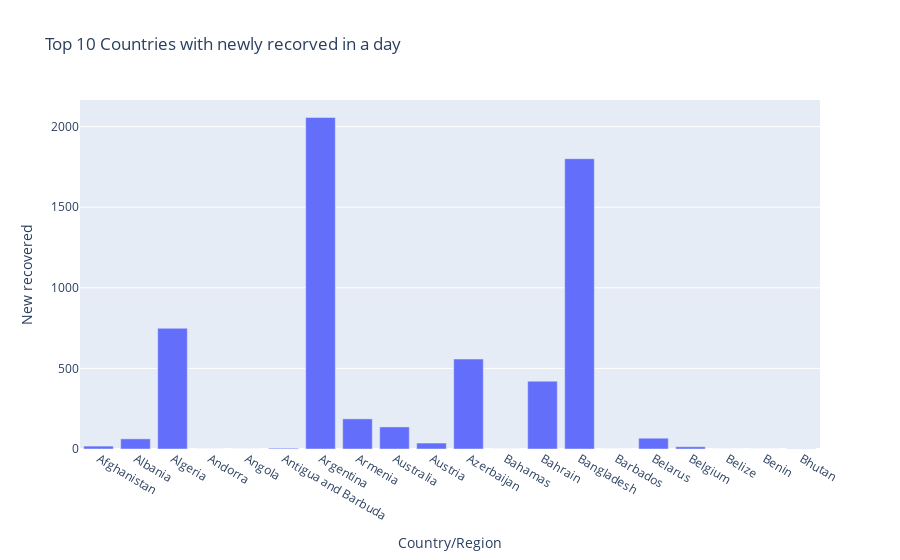

The cell this chart's notebook holds for it:
### Markdown cell above
From the above we can see that top countries with most of the confirmed cases.

### Code cell
# new recovered count based on country
fig = px.bar(df[:20], x = 'Country/Region', y= 'New recovered',title="Top 10 Countries with newly recorved in a day",
             hover_data = ['Recovered'])
fig.show()

### Figure 1 — Plotly figure (JSON) as saved in the notebook; plotly's stock layout.template omitted (floating-point values rounded to 4 significant figures)
{"data": [{"alignmentgroup": "True", "customdata": [[25198], [2745], [18837], [803], [242], [65], [72575], [26665], [9311], [18246], [23242], [91], [36110], [125683], [94], [60492], [17452], [26], [1036], [86]], "hovertemplate": "Country/Region=%{x}<br>New recovered=%{y}<br>Recovered=%{customdata[0]}<extra></extra>", "legendgroup": "", "marker": {"color": "#636efa", "pattern": {"shape": ""}}, "name": "", "offsetgroup": "", "orientation": "v", "showlegend": false, "textposition": "auto", "type": "bar", "x": ["Afghanistan", "Albania", "Algeria", "Andorra", "Angola", "Antigua and Barbuda", "Argentina", "Armenia", "Australia", "Austria", "Azerbaijan", "Bahamas", "Bahrain", "Bangladesh", "Barbados", "Belarus", "Belgium", "Belize", "Benin", "Bhutan"], "xaxis": "x", "y": [18, 63, 749, 0, 0, 5, 2057, 187, 137, 37, 558, 0, 421, 1801, 0, 67, 14, 0, 0, 1], "yaxis": "y"}], "layout": {"barmode": "relative", "legend": {"tracegroupgap": 0}, "title": {"text": "Top 10 Countries with newly recorved in a day"}, "xaxis": {"anchor": "y", "domain": [0, 1], "title": {"text": "Country/Region"}}, "yaxis": {"anchor": "x", "domain": [0, 1], "title": {"text": "New recovered"}}}}
